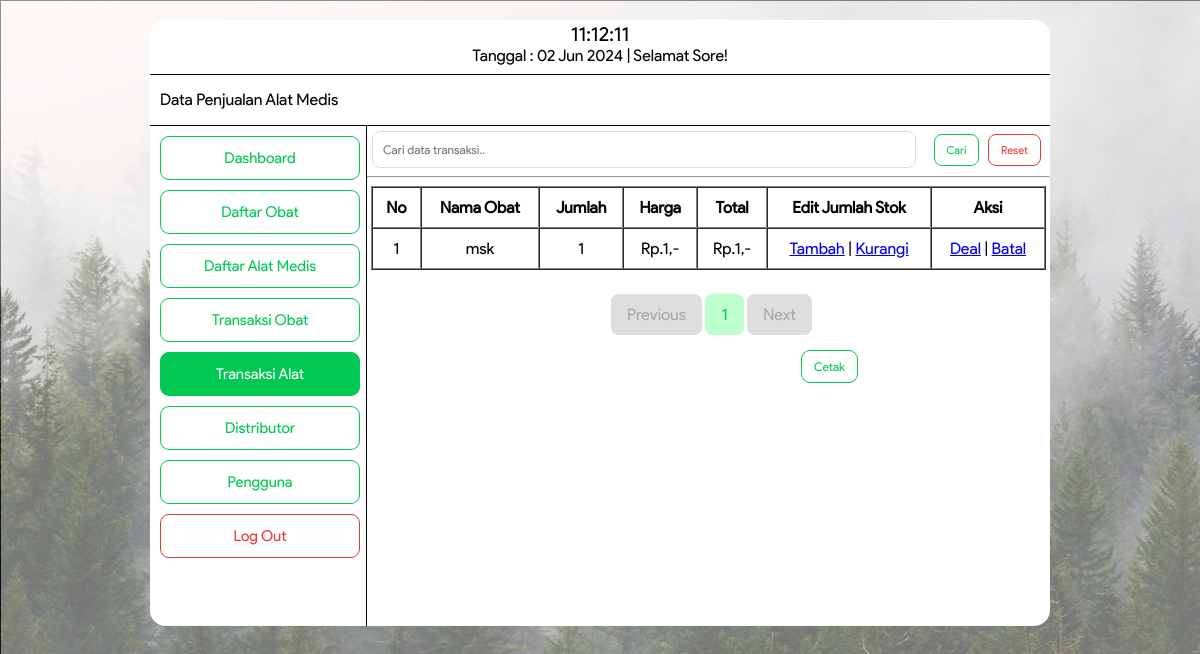
/databeli.php (signed in), run on the app's committed database.
### tables this page shows
CREATE TABLE `tb_beli` (
  `id` int(200) NOT NULL,
  `id_barang` int(200) NOT NULL,
  `kode_mds` varchar(200) NOT NULL,
  `nama_mds` varchar(200) NOT NULL,
  `stok` int(200) NOT NULL,
  `harga` int(200) NOT NULL,
  `total` int(200) NOT NULL
);

### databeli.php (the view, shortened to what this page needs)
<!DOCTYPE html>
<html>
<head>
	<link rel="stylesheet" type="text/css" href="asset/databeli.css">
</head>
<body style="background-image: url(BG.png);">
	<div class="bingkai">
		<div class="header">
			<label>
        <div id="clock" style="font-size: 20px"></div>
        <?php
					$tanggal= mktime(date("m"),date("d"),date("Y"));
					echo "Tanggal : ".date("d M Y", $tanggal)." ";
					$a = date ("H");
					if (($a>=6) && ($a<=11)){
					echo "| Selamat Pagi!";
					}
					else if(($a>11) && ($a<=15))
					{
					echo "| Selamat Siang!";}
					else if (($a>15) && ($a<=18)){
					echo "| Selamat Sore!";}
					else { echo "| Selamat Malam!";}
				?>
			</label>
		</div>
		<div class="menu">
				<form method="post" action="tambahdatapenjualan.php">
					<label>Data Penjualan Alat Medis</label>
				</form>
		</div>
		<div class="badan">
      <div class="sidebar">
        <form method="" action="dashboard.php">
					<button class="dashboard" type="submit">Dashboard</button>
				</form>
				<form class="daftarobat" method="" action="daftarobat.php">
					<button type="submit">Daftar Obat</button>
				</form>
        <form class="daftaralat" method="" action="daftaralat.php">
          <button type="submit">Daftar Alat Medis</button>
        </form>
			  <form class="transaksiobat" method="" action="datatransaksi.php">
          <button type="submit">Transaksi Obat</button>
        </form>
        <form class="transaksialat" method="" action="databeli.php">
          <button type="submit">Transaksi Alat</button>
        </form>
				<form class="distributor" method="" action="distributor.php">
					<button type="submit">Distributor</button>
				</form>
				<form class="pengguna" method="" action="daftarpengguna.php">
					<button type="submit">Pengguna</button>
				</form>
				<form class="logout" method="post" action="logout.php">
					<button onclick="return confirm('Anda Yakin Ingin Log Out?')" type="submit">Log Out</button>
				</form>
			</div>
			<form>
            <div class="search">
              <input type="text" id="KataKunci" name="KataKunci" placeholder="Cari data transaksi.." required="" value="<?php if (isset($_GET['KataKunci']))  echo $_GET['KataKunci']; ?>">
              <button class="cari" type="submit">Cari</button>
              <button class="resetbtn" onclick="location.href='databeli.php'" type="button">Reset</button>
            </div>
          </form>
                 <hr>
			<div class="content">
				<table border="1" width="100%" align="center" cellspacing="0" cellpadding="10">
					<tr>
						<th>No</th>
						<th>Nama Obat</th>
						<th>Jumlah</th>
						<th>Harga</th>
						<th>Total</th>
						<th>Edit Jumlah Stok</th>
						<th>Aksi</th>
					</tr>
						 <?php
      include "koneksi.php";
      $page = (isset($_GET['page']))? (int) $_GET['page'] : 1;
      $kolomCari=(isset($_GET['Kolom']))? $_GET['Kolom'] : "";
      $kolomKataKunci=(isset($_GET['KataKunci']))? $_GET['KataKunci'] : "";
      $limit = 5;
      $limitStart = ($page - 1) * $limit;
      if($kolomCari=="" && $kolomKataKunci==""){
        $SqlQuery = mysqli_query($koneksi, "SELECT * FROM tb_beli LIMIT ".$limitStart.",".$limit);
      }else{
        $SqlQuery = mysqli_query($koneksi, "SELECT * FROM tb_beli WHERE nama_mds LIKE '%$kolomKataKunci%' LIMIT ".$limitStart.",".$limit);
      }
      $no = $limitStart + 1;
      while($row = mysqli_fetch_array($SqlQuery)){
      ?>
        		<tr align="center">
        			<td>
        				<?php echo $no++?>
        			</td>
            		<td>
                		<?php echo $row['nama_mds'];?>
            		</td>
            		<td>
                		<?php echo $row['stok'];?>
            		</td>
            		<td>
                		<?php echo "Rp." .number_format($row['harga']).",-";?>
            		</td>
            		<td>
                		<?php echo "Rp." .number_format($row['total']).",-";?>
            		</td>
            		<td>
            			<a href="beli/tambah.php?id=<?php echo $row['id_obat'];?>">Tambah</a>
            			|
            			<a href="beli/kurang.php?id=<?php echo $row['id'];?>">Kurangi</a>
            		</td>
            		<td>
            			<a onclick="return confirm('Apakah sudah mencetak datanya?')" href="beli/deal.php?id=<?php echo $row['id'];?>">Deal</a>
            			|
            			<a onclick="return confirm('Anda yakin ingin Membatalkan Transaksi?')" href="beli/batal.php?id=<?php echo $row['id'];?>">Batal</a>
            		</td>
        		</tr>
                <?php
                 }
                ?>
				</table>
			<div class="paging">
      <?php
        if($page == 1){
      ?>
        <a class="disabled" href="#">Previous</a>
      <?php
        }
      ?>
      <?php
        if($kolomCari=="" && $kolomKataKunci==""){
          $SqlQuery = mysqli_query($koneksi, "SELECT * FROM tb_beli");
        }else{
          $SqlQuery = mysqli_query($koneksi, "SELECT * FROM tb_beli WHERE nama_mds LIKE '%$kolomKataKunci%'");
        }
        $JumlahData = mysqli_num_rows($SqlQuery);
        $jumlahPage = ceil($JumlahData / $limit);
        $jumlahNumber = 1;
        $startNumber = ($page > $jumlahNumber)? $page - $jumlahNumber : 1;
        $endNumber = ($page < ($jumlahPage - $jumlahNumber))? $page + $jumlahNumber : $jumlahPage;
        for($i = $startNumber; $i <= $endNumber; $i++){
          if($kolomCari=="" && $kolomKataKunci==""){
      ?>
          <a class="number" href="databeli.php?page=<?php echo $i; ?>"><?php echo $i; ?></a>
      <?php
        }else{
          ?>
          <a class="number" href="databeli.php?Kolom=<?php echo $kolomCari;?>&KataKunci=<?php echo $kolomKataKunci;?>&page=<?php echo $i; ?>"><?php echo $i; ?></a>
          <?php
        }
      }
      ?>
      <?php
       if($page == $jumlahPage){
      ?>
        <a class="disabled" href="#">Next</a>
      <?php
      }
      ?>
      <button class="cetak" onclick="location.href='beli/cetak.php'" type="button" target="_blank">Cetak</button>
  </div>
		</div>
					 		</div>
					 	</div>
</body>
</html>

### asset/databeli.css (style rules this page uses)
div { font-family: ProductSans; }
body { background-image: url(BG.png); background-size: cover; font-family: ProductSans; }
button { font-family: ProductSans; }
input { border: solid 1px #DCDCDE; border-radius: 5px; padding: 5px; font-size: 12px; font-family: product sans; }
.bingkai { background: white; width: 900px; margin: 20px auto; border-radius: 16px; }
.bingkai .header { background: white; height: 50px; padding: 2px; border-radius: 16px 16px 0px 0px; border-bottom: solid 1px; text-align: center; }
.bingkai .menu { background: white; height:50px; border-bottom: solid 1px; }
.bingkai .menu label { float: left; padding: 10px; margin-right: 225px; margin-top: 5px; }
.badan { height: 500px; }
.bingkai .badan .sidebar { background: #FFF; float: left; width: 24%; height: 100%; border-radius: 0px 0px 0px 16px; border-right: solid 1px; }
.bingkai .badan .sidebar button { background-color: white; color: #00C853; font-size: 15px; padding: 12px; width: 200px; margin-top: 10px; margin-left: 10px; cursor: pointer; border: solid 1px #00C853; border-radius: 9px; }
.bingkai .badan .sidebar .transaksialat button { background-color: #00C853; color: white; font-size: 15px; padding: 12px; width: 200px; margin-top: 10px; margin-left: 10px; cursor: pointer; border: solid 1px #00C853; border-radius: 9px; }
.bingkai .badan .sidebar .logout button { background-color: white; color: #E53935; font-size: 15px; padding: 12px; width: 200px; margin-top: 10px; margin-left: 10px; cursor: pointer; border: solid 1px #E53935; border-radius: 9px; }
.bingkai .badan .content { background: white; float: left; margin-left: 4px; height: auto; width: 75%; border-radius: 0px 0px 16px 0px; }
.bingkai .badan .content .paging { margin-left: 240px; margin-top: 20px; }
.bingkai .badan .content .paging .disabled { text-decoration: none; color: #A8A8A8; background-color: #DEDEDE; font-family: ProductSans; border: solid 1px #DEDEDE; line-height: 50px; padding: 10px 15px 10px 15px; border-radius: 8px; }
.bingkai .badan .content .paging .number { text-decoration: none; color: #00C853; background-color: #BCFFCC; font-family: ProductSans; border: solid 1px #BCFFCC; line-height: 50px; padding: 10px 15px 10px 15px; border-radius: 8px; }
.bingkai .badan .content .paging .cetak { background-color: white; color: #00C853; border: solid 1px #00C853; margin-top: 10px; margin-left: 190px; border-radius: 9px; padding: 8px 12px 8px 12px; font-size: 12px; }
.bingkai .badan .search input { border-radius: 8px; border: solid 1px #DCDCDE; width: 58%; padding: 10px; margin-top: 5px; margin-left: 5px; font-size: 12px; font-family: ProductSans; }
.bingkai .badan .search .cari { background-color: white; color: #00C853; border: solid 1px #00C853; border-radius: 8px; padding: 8px 12px 8px 12px; font-size: 11px; margin-left: 14px; margin-right: 5px; }
.bingkai .badan .search .resetbtn { background-color: white; color: #E53935; border: solid 1px #E53935; border-radius: 8px; padding: 8px 12px 8px 12px; font-size: 11px; }

### data on the page
tb_beli: nama_mds "msk", stok "1", harga "1", total "1"
